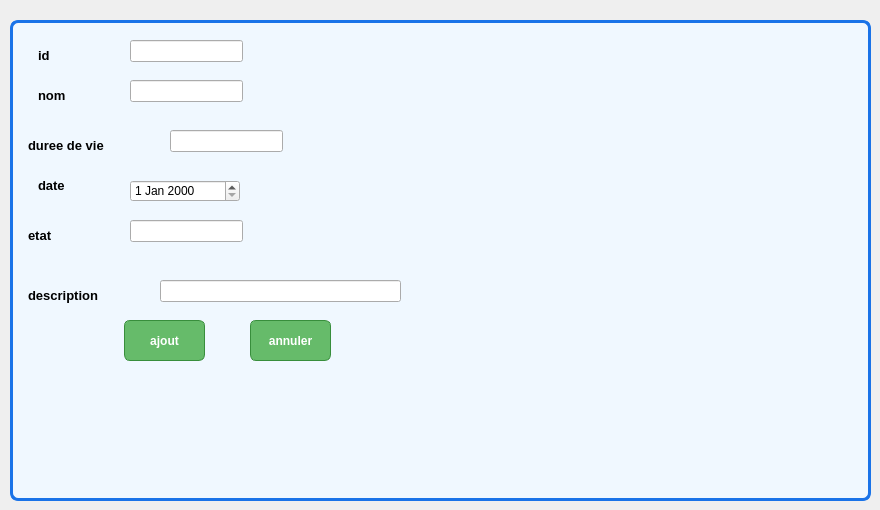
      <widget class="QWidget" name="tab_13">
       <attribute name="title">
        <string>ajouter maintenance</string>
       </attribute>
       <widget class="QLabel" name="label_20">
        <property name="geometry">
         <rect>
          <x>30</x>
          <y>40</y>
          <width>61</width>
          <height>31</height>
         </rect>
        </property>
        <property name="font">
         <font>
          <family>Segoe UI</family>
          <pointsize>10</pointsize>
          <bold>true</bold>
         </font>
        </property>
        <property name="styleSheet">
         <string notr="true">QLabel {
    font-family: &quot;Segoe UI&quot;; /* Définir la police à Segoe UI */
    font-size: 10pt; /* Taille de la police à 10 points */
    font-weight: bold; /* Texte en gras */
    color: #000000; /* Couleur du texte (noir par défaut) */
    padding: 5px; /* Espacement interne autour du texte */
    background: transparent; /* Fond transparent (optionnel) */
}
</string>
        </property>
        <property name="text">
         <string>id</string>
        </property>
       </widget>
       <widget class="QLabel" name="label_21">
        <property name="geometry">
         <rect>
          <x>30</x>
          <y>170</y>
          <width>71</width>
          <height>31</height>
         </rect>
        </property>
        <property name="font">
         <font>
          <family>Segoe UI</family>
          <pointsize>10</pointsize>
          <bold>true</bold>
         </font>
        </property>
        <property name="styleSheet">
         <string notr="true">QLabel {
    font-family: &quot;Segoe UI&quot;; /* Définir la police à Segoe UI */
    font-size: 10pt; /* Taille de la police à 10 points */
    font-weight: bold; /* Texte en gras */
    color: #000000; /* Couleur du texte (noir par défaut) */
    padding: 5px; /* Espacement interne autour du texte */
    background: transparent; /* Fond transparent (optionnel) */
}
</string>
        </property>
        <property name="text">
         <string>date</string>
        </property>
       </widget>
       <widget class="QLabel" name="label_22">
        <property name="geometry">
         <rect>
          <x>20</x>
          <y>130</y>
          <width>121</width>
          <height>31</height>
         </rect>
        </property>
        <property name="font">
         <font>
          <family>Segoe UI</family>
          <pointsize>10</pointsize>
          <bold>true</bold>
         </font>
        </property>
        <property name="styleSheet">
         <string notr="true">QLabel {
    font-family: &quot;Segoe UI&quot;; /* Définir la police à Segoe UI */
    font-size: 10pt; /* Taille de la police à 10 points */
    font-weight: bold; /* Texte en gras */
    color: #000000; /* Couleur du texte (noir par défaut) */
    padding: 5px; /* Espacement interne autour du texte */
    background: transparent; /* Fond transparent (optionnel) */
}
</string>
        </property>
        <property name="text">
         <string>duree de vie</string>
        </property>
       </widget>
       <widget class="QLabel" name="label_23">
        <property name="geometry">
         <rect>
          <x>30</x>
          <y>80</y>
          <width>71</width>
          <height>31</height>
         </rect>
        </property>
        <property name="font">
         <font>
          <family>Segoe UI</family>
          <pointsize>10</pointsize>
          <bold>true</bold>
         </font>
        </property>
        <property name="styleSheet">
         <string notr="true">QLabel {
    font-family: &quot;Segoe UI&quot;; /* Définir la police à Segoe UI */
    font-size: 10pt; /* Taille de la police à 10 points */
    font-weight: bold; /* Texte en gras */
    color: #000000; /* Couleur du texte (noir par défaut) */
    padding: 5px; /* Espacement interne autour du texte */
    background: transparent; /* Fond transparent (optionnel) */
}
</string>
        </property>
        <property name="text">
         <string>nom</string>
        </property>
       </widget>
       <widget class="QLabel" name="label_24">
        <property name="geometry">
         <rect>
          <x>20</x>
          <y>280</y>
          <width>111</width>
          <height>31</height>
         </rect>
        </property>
        <property name="font">
         <font>
          <family>Segoe UI</family>
          <pointsize>10</pointsize>
          <bold>true</bold>
         </font>
        </property>
        <property name="styleSheet">
         <string notr="true">QLabel {
    font-family: &quot;Segoe UI&quot;; /* Définir la police à Segoe UI */
    font-size: 10pt; /* Taille de la police à 10 points */
    font-weight: bold; /* Texte en gras */
    color: #000000; /* Couleur du texte (noir par défaut) */
    padding: 5px; /* Espacement interne autour du texte */
    background: transparent; /* Fond transparent (optionnel) */
}
</string>
        </property>
        <property name="text">
         <string>description</string>
        </property>
       </widget>
       <widget class="QLineEdit" name="id_2">
        <property name="geometry">
         <rect>
          <x>130</x>
          <y>40</y>
          <width>113</width>
          <height>22</height>
         </rect>
        </property>
       </widget>
       <widget class="QLabel" name="label_36">
        <property name="geometry">
         <rect>
          <x>20</x>
          <y>220</y>
          <width>71</width>
          <height>31</height>
         </rect>
        </property>
        <property name="font">
         <font>
          <family>Segoe UI</family>
          <pointsize>10</pointsize>
          <bold>true</bold>
         </font>
        </property>
        <property name="styleSheet">
         <string notr="true">QLabel {
    font-family: &quot;Segoe UI&quot;; /* Définir la police à Segoe UI */
    font-size: 10pt; /* Taille de la police à 10 points */
    font-weight: bold; /* Texte en gras */
    color: #000000; /* Couleur du texte (noir par défaut) */
    padding: 5px; /* Espacement interne autour du texte */
    background: transparent; /* Fond transparent (optionnel) */
}
</string>
        </property>
        <property name="text">
         <string>etat</string>
        </property>
       </widget>
       <widget class="QLineEdit" name="nom_2">
        <property name="geometry">
         <rect>
          <x>130</x>
          <y>80</y>
          <width>113</width>
          <height>22</height>
         </rect>
        </property>
       </widget>
       <widget class="QLineEdit" name="duree">
        <property name="geometry">
         <rect>
          <x>170</x>
          <y>130</y>
          <width>113</width>
          <height>22</height>
         </rect>
        </property>
       </widget>
       <widget class="QLineEdit" name="etat">
        <property name="geometry">
         <rect>
          <x>130</x>
          <y>220</y>
          <width>113</width>
          <height>22</height>
         </rect>
        </property>
       </widget>
       <widget class="QLineEdit" name="description">
        <property name="geometry">
         <rect>
          <x>160</x>
          <y>280</y>
          <width>241</width>
          <height>22</height>
         </rect>
        </property>
       </widget>
       <widget class="QPushButton" name="ajouter">
        <property name="geometry">
         <rect>
          <x>124</x>
          <y>320</y>
          <width>81</width>
          <height>41</height>
         </rect>
        </property>
        <property name="styleSheet">
         <string notr="true">QPushButton {
    color: #ffffff; /* Texte blanc */
    background-color: #66bb6a; /* Vert pour le fond */
    border: 1px solid #388e3c; /* Bordure légèrement plus foncée */
    border-radius: 6px; /* Coins arrondis */
    padding: 8px 12px; /* Espacement intérieur */
    font-weight: bold; /* Texte en gras */
}

QPushButton:hover {
    background-color: #66bb6a; /* Vert plus clair au survol */
}

QPushButton:pressed {
    background-color: #2e7d32; /* Vert foncé quand le bouton est cliqué */
}


</string>
        </property>
        <property name="text">
         <string>ajout</string>
        </property>
       </widget>
       <widget class="QPushButton" name="pushButton_3">
        <property name="geometry">
         <rect>
          <x>250</x>
          <y>320</y>
          <width>81</width>
          <height>41</height>
         </rect>
        </property>
        <property name="styleSheet">
         <string notr="true">QPushButton {
    color: #ffffff; /* Texte blanc */
    background-color: #66bb6a; /* Vert pour le fond */
    border: 1px solid #388e3c; /* Bordure légèrement plus foncée */
    border-radius: 6px; /* Coins arrondis */
    padding: 8px 12px; /* Espacement intérieur */
    font-weight: bold; /* Texte en gras */
}

QPushButton:hover {
    background-color: #66bb6a; /* Vert plus clair au survol */
}

QPushButton:pressed {
    background-color: #2e7d32; /* Vert foncé quand le bouton est cliqué */
}

</string>
        </property>
        <property name="text">
         <string>annuler</string>
        </property>
       </widget>
       <widget class="QDateEdit" name="date">
        <property name="geometry">
         <rect>
          <x>130</x>
          <y>180</y>
          <width>110</width>
          <height>22</height>
         </rect>
        </property>
       </widget>
       <widget class="QListWidget" name="listWidget_5">
        <property name="geometry">
         <rect>
          <x>10</x>
          <y>20</y>
          <width>861</width>
          <height>481</height>
         </rect>
        </property>
        <property name="styleSheet">
         <string notr="true">QListWidget {
    border: 3px solid #1a73e8; /* Bordure épaisse avec une couleur bleue */
    border-radius: 8px; /* Coins arrondis pour un effet élégant */
    background-color: #f0f8ff; /* Fond clair et agréable pour le QListWidget */
}

QListWidget::item {
    padding: 10px; /* Espacement interne des éléments */
    border-bottom: 1px solid #1a73e8; /* Séparation des éléments par une ligne bleue */
}

QListWidget::item:selected {
    background-color: #90caf9; /* Couleur différente lors de la sélection */
    color: #1a1a1a; /* Couleur du texte pour l'élément sélectionné */
}

QListWidget::item:hover {
    background-color: #e1f5fe; /* Couleur plus claire lors du survol */
    color: #1a1a1a; /* Couleur du texte pour l'élément survolé */
}
</string>
        </property>
       </widget>
       <zorder>listWidget_5</zorder>
       <zorder>label_20</zorder>
       <zorder>label_21</zorder>
       <zorder>label_22</zorder>
       <zorder>label_23</zorder>
       <zorder>label_24</zorder>
       <zorder>id_2</zorder>
       <zorder>label_36</zorder>
       <zorder>nom_2</zorder>
       <zorder>duree</zorder>
       <zorder>etat</zorder>
       <zorder>description</zorder>
       <zorder>ajouter</zorder>
       <zorder>pushButton_3</zorder>
       <zorder>date</zorder>
      </widget>
